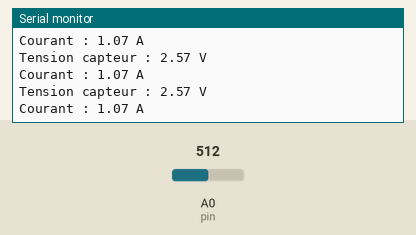
A sketch run on a simulated Arduino Zero (SAMD21). Parts: the last lines printed to the serial monitor. The inputs (shaded band) are chosen by the test bench; at power-on: A0 (pin) = 512 (analog values on the 0–1023 scale).

Above: at 1.2 s.
1.3 s: A0 (pin) set to 716
At 1.56 s:
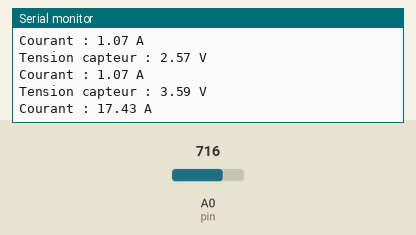
2.8 s: A0 (pin) set to 900
At 2.96 s:
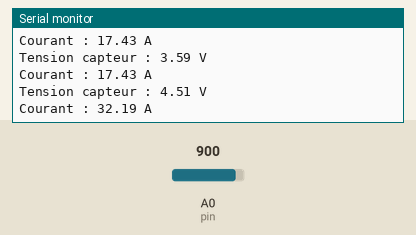
Timing chart, 0 to 5.8 s (numbered marks = the images above; inputs shaded):
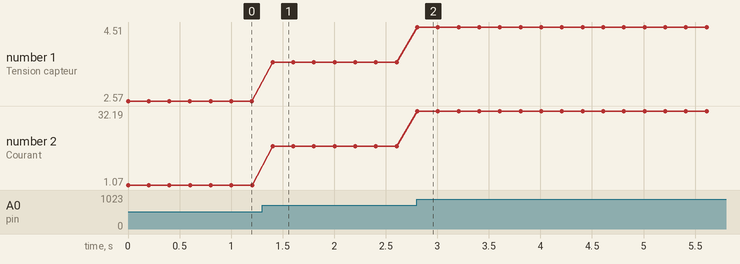

The sketch:

Test-capteur-courant.ino
```cpp
const uint8_t pin = A0;
const float vRef = 3.3;
const float R1 = 10000.0;
const float R2 = 18000.0;

void setup() {
  Serial.begin(9600);
  pinMode(pin, INPUT);
  analogReadResolution(16);
}

void loop() {
  uint16_t valeur_analogique = analogRead(pin);
  float Vs = valeur_analogique * vRef / 65536;
  float Ve = Vs / (R2 / (R1 + R2));
  float A = (Ve - 2.5) / 0.0625;
  Serial.print("Tension capteur : ");
  Serial.print(Ve);
  Serial.println(" V");
  Serial.print("Courant : ");
  Serial.print(A);
  Serial.println(" A");
  Serial.println();
  delay(200);
}
```

Measured:
- after the input at 1.3 s, the serial monitor: prints a new line after 0.10 s (image 1)
- after the input at 2.8 s, the serial monitor: prints a new line at once (image 2)
- plotted number 1: 2.57 → 3.59 after the input at 1.3 s, 3.59 → 4.51 after the input at 2.8 s
- plotted number 2: 1.07 → 17.43 after the input at 1.3 s, 17.43 → 32.19 after the input at 2.8 s
